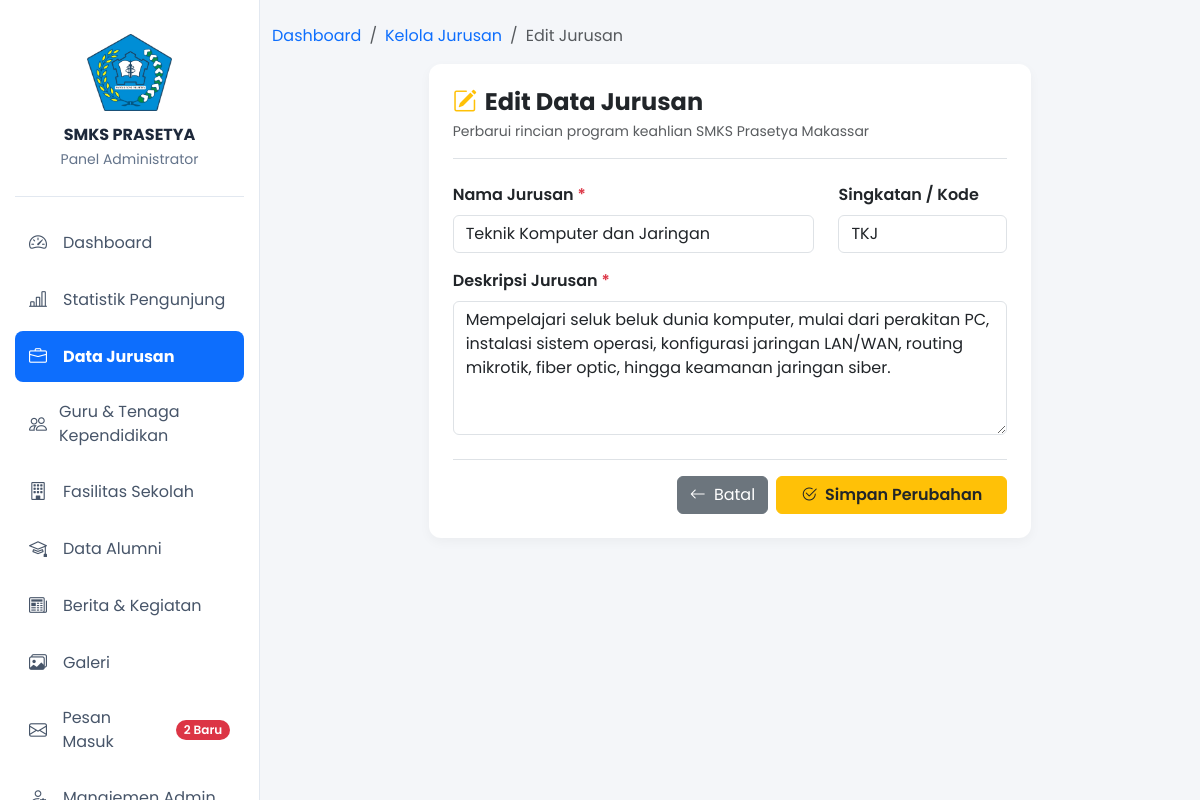
/admin/jurusan/edit.php?id=1 (signed in), run on the app's committed database.
### tables this page shows
CREATE TABLE `jurusan` (
  `id` INT AUTO_INCREMENT PRIMARY KEY,
  `nama_jurusan` VARCHAR(100) NOT NULL,
  `singkatan` VARCHAR(20) DEFAULT NULL,
  `deskripsi` TEXT NOT NULL,
  `created_at` TIMESTAMP DEFAULT CURRENT_TIMESTAMP
);

### admin/jurusan/edit.php (the view, shortened to what this page needs)
<?php
require_once __DIR__ . '/../../config/koneksi.php';
$id = isset($_GET['id']) ? intval($_GET['id']) : 0;
$query_data = mysqli_query($conn, "SELECT * FROM jurusan WHERE id = '$id' LIMIT 1");
$row = mysqli_fetch_assoc($query_data);
?>
<!DOCTYPE html>
<html lang="id">
<head>
    <link href="https://cdn.jsdelivr.net/npm/bootstrap@5.3.0/dist/css/bootstrap.min.css" rel="stylesheet">
    <link rel="stylesheet" href="https://cdn.jsdelivr.net/npm/bootstrap-icons@1.11.1/font/bootstrap-icons.css">
</head>
<body>
    <?php include '../navbar.php'; ?>
    <div class="container my-4">
        <nav aria-label="breadcrumb">
            <ol class="breadcrumb">
                <li class="breadcrumb-item"><a href="../index.php" class="text-decoration-none">Dashboard</a></li>
                <li class="breadcrumb-item"><a href="index.php" class="text-decoration-none">Kelola Jurusan</a></li>
                <li class="breadcrumb-item active" aria-current="page">Edit Jurusan</li>
            </ol>
        </nav>
        <div class="row justify-content-center">
            <div class="col-lg-8">
                <div class="card card-custom bg-white p-4">
                    <div class="border-bottom pb-3 mb-4">
                        <h4 class="fw-bold mb-1"><i class="bi bi-pencil-square text-warning me-2"></i>Edit Data Jurusan</h4>
                        <p class="text-muted small mb-0">Perbarui rincian program keahlian SMKS Prasetya Makassar</p>
                    </div>
                    <form action="" method="POST">
                        <div class="row mb-3">
                            <div class="col-md-8">
                                <label class="form-label fw-semibold">Nama Jurusan <span class="text-danger">*</span></label>
                                <input type="text" name="nama_jurusan" class="form-control" value="<?= htmlspecialchars($row['nama_jurusan']); ?>" required>
                            </div>
                            <div class="col-md-4 mt-3 mt-md-0">
                                <label class="form-label fw-semibold">Singkatan / Kode</label>
                                <input type="text" name="singkatan" class="form-control" value="<?= htmlspecialchars($row['singkatan'] ?? ''); ?>" placeholder="Contoh: TKJ">
                            </div>
                        </div>
                        <div class="mb-4">
                            <label class="form-label fw-semibold">Deskripsi Jurusan <span class="text-danger">*</span></label>
                            <textarea name="deskripsi" class="form-control" rows="5" required><?= htmlspecialchars($row['deskripsi']); ?></textarea>
                        </div>
                        <div class="d-flex justify-content-end gap-2 border-top pt-3">
                            <a href="index.php" class="btn btn-secondary">
                                <i class="bi bi-arrow-left me-1"></i> Batal
                            </a>
                            <button type="submit" name="update" class="btn btn-warning fw-semibold px-4 text-dark">
                                <i class="bi bi-check2-circle me-1"></i> Simpan Perubahan
                            </button>
                        </div>
                    </form>
                </div>
            </div>
        </div>
    </div>
</body>
</html>

### assets/css/theme.css (style rules this page uses)
:root { color-scheme: light; }
body { background-color: #f4f6f9; color: #334155; transition: background-color 0.2s, color 0.2s; }

### admin/jurusan/edit.php (style rules this page uses)
body { font-family: 'Poppins', sans-serif; background-color: #f4f6f9; }
.card-custom { border: none; border-radius: 12px; box-shadow: 0 4px 12px rgba(0,0,0,0.04); }

### admin/navbar.php (style rules this page uses)
body { padding-left: 260px; }

### data on the page
jurusan: nama_jurusan "Teknik Komputer dan Jaringan", singkatan "TKJ", deskripsi "Mempelajari seluk beluk dunia komputer, mulai dari perakitan PC, instalasi sistem operasi, konfigurasi jaringan LAN/WAN, routing mikrotik, fiber optic, hingga keamanan jaringan siber."

### other printed values
$unread_count "2"
